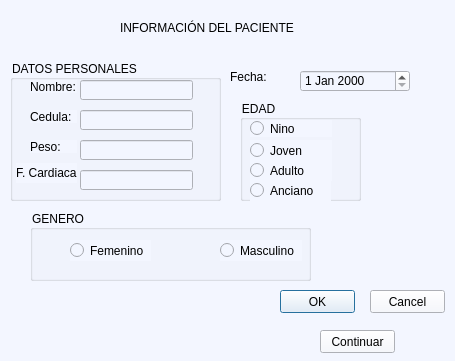
<?xml version="1.0" encoding="UTF-8"?>
<ui version="4.0">
 <class>Dialog</class>
 <widget class="QDialog" name="Dialog">
  <property name="geometry">
   <rect>
    <x>0</x>
    <y>0</y>
    <width>455</width>
    <height>361</height>
   </rect>
  </property>
  <property name="windowTitle">
   <string>Informacion del paciente</string>
  </property>
  <property name="accessibleName">
   <string>Informacion del paciente</string>
  </property>
  <property name="styleSheet">
   <string notr="true">background-color: rgb(243, 246, 255);</string>
  </property>
  <property name="windowFilePath">
   <string/>
  </property>
  <widget class="QLabel" name="label">
   <property name="geometry">
    <rect>
     <x>120</x>
     <y>20</y>
     <width>241</width>
     <height>16</height>
    </rect>
   </property>
   <property name="styleSheet">
    <string notr="true">font: 10pt &quot;Arial&quot;;</string>
   </property>
   <property name="text">
    <string>INFORMACIÓN DEL PACIENTE</string>
   </property>
  </widget>
  <widget class="QGroupBox" name="nino">
   <property name="geometry">
    <rect>
     <x>240</x>
     <y>100</y>
     <width>121</width>
     <height>101</height>
    </rect>
   </property>
   <property name="title">
    <string>EDAD</string>
   </property>
   <widget class="QRadioButton" name="anciano">
    <property name="geometry">
     <rect>
      <x>10</x>
      <y>80</y>
      <width>81</width>
      <height>21</height>
     </rect>
    </property>
    <property name="text">
     <string>Anciano</string>
    </property>
   </widget>
   <widget class="QRadioButton" name="infante">
    <property name="geometry">
     <rect>
      <x>10</x>
      <y>20</y>
      <width>82</width>
      <height>17</height>
     </rect>
    </property>
    <property name="text">
     <string>Nino</string>
    </property>
   </widget>
   <widget class="QRadioButton" name="joven">
    <property name="geometry">
     <rect>
      <x>10</x>
      <y>40</y>
      <width>82</width>
      <height>21</height>
     </rect>
    </property>
    <property name="text">
     <string>Joven</string>
    </property>
   </widget>
   <widget class="QRadioButton" name="adulto">
    <property name="geometry">
     <rect>
      <x>10</x>
      <y>60</y>
      <width>82</width>
      <height>21</height>
     </rect>
    </property>
    <property name="text">
     <string>Adulto</string>
    </property>
   </widget>
  </widget>
  <widget class="QGroupBox" name="groupBox">
   <property name="geometry">
    <rect>
     <x>30</x>
     <y>210</y>
     <width>281</width>
     <height>71</height>
    </rect>
   </property>
   <property name="title">
    <string>GENERO</string>
   </property>
   <widget class="QRadioButton" name="femenino">
    <property name="geometry">
     <rect>
      <x>40</x>
      <y>30</y>
      <width>81</width>
      <height>21</height>
     </rect>
    </property>
    <property name="text">
     <string>Femenino</string>
    </property>
   </widget>
   <widget class="QRadioButton" name="masculino">
    <property name="geometry">
     <rect>
      <x>190</x>
      <y>30</y>
      <width>82</width>
      <height>21</height>
     </rect>
    </property>
    <property name="text">
     <string>Masculino</string>
    </property>
   </widget>
  </widget>
  <widget class="QGroupBox" name="groupBox_2">
   <property name="geometry">
    <rect>
     <x>10</x>
     <y>60</y>
     <width>211</width>
     <height>141</height>
    </rect>
   </property>
   <property name="title">
    <string>DATOS PERSONALES</string>
   </property>
   <widget class="QLabel" name="nombre_2">
    <property name="geometry">
     <rect>
      <x>20</x>
      <y>20</y>
      <width>47</width>
      <height>13</height>
     </rect>
    </property>
    <property name="text">
     <string>Nombre:</string>
    </property>
   </widget>
   <widget class="QLineEdit" name="pnombre">
    <property name="geometry">
     <rect>
      <x>70</x>
      <y>20</y>
      <width>113</width>
      <height>20</height>
     </rect>
    </property>
   </widget>
   <widget class="QLabel" name="cedula_2">
    <property name="geometry">
     <rect>
      <x>20</x>
      <y>50</y>
      <width>47</width>
      <height>13</height>
     </rect>
    </property>
    <property name="text">
     <string>Cedula:</string>
    </property>
   </widget>
   <widget class="QLineEdit" name="pcedula">
    <property name="geometry">
     <rect>
      <x>70</x>
      <y>50</y>
      <width>113</width>
      <height>20</height>
     </rect>
    </property>
   </widget>
   <widget class="QLabel" name="label_2">
    <property name="geometry">
     <rect>
      <x>20</x>
      <y>80</y>
      <width>47</width>
      <height>13</height>
     </rect>
    </property>
    <property name="text">
     <string>Peso:</string>
    </property>
   </widget>
   <widget class="QLineEdit" name="peso">
    <property name="geometry">
     <rect>
      <x>70</x>
      <y>80</y>
      <width>113</width>
      <height>20</height>
     </rect>
    </property>
   </widget>
   <widget class="QLabel" name="label_3">
    <property name="geometry">
     <rect>
      <x>6</x>
      <y>103</y>
      <width>61</width>
      <height>20</height>
     </rect>
    </property>
    <property name="text">
     <string>F. Cardiaca:</string>
    </property>
   </widget>
   <widget class="QLineEdit" name="fc">
    <property name="geometry">
     <rect>
      <x>70</x>
      <y>110</y>
      <width>113</width>
      <height>20</height>
     </rect>
    </property>
   </widget>
  </widget>
  <widget class="QPushButton" name="ok">
   <property name="geometry">
    <rect>
     <x>280</x>
     <y>290</y>
     <width>75</width>
     <height>23</height>
    </rect>
   </property>
   <property name="text">
    <string>OK</string>
   </property>
  </widget>
  <widget class="QPushButton" name="cancel">
   <property name="geometry">
    <rect>
     <x>370</x>
     <y>290</y>
     <width>75</width>
     <height>23</height>
    </rect>
   </property>
   <property name="text">
    <string>Cancel</string>
   </property>
  </widget>
  <widget class="QDateEdit" name="Fecha">
   <property name="geometry">
    <rect>
     <x>300</x>
     <y>70</y>
     <width>110</width>
     <height>22</height>
    </rect>
   </property>
  </widget>
  <widget class="QLabel" name="label_4">
   <property name="geometry">
    <rect>
     <x>230</x>
     <y>70</y>
     <width>47</width>
     <height>13</height>
    </rect>
   </property>
   <property name="text">
    <string>Fecha:</string>
   </property>
  </widget>
  <widget class="QLabel" name="mensaje">
   <property name="geometry">
    <rect>
     <x>20</x>
     <y>299</y>
     <width>221</width>
     <height>51</height>
    </rect>
   </property>
   <property name="text">
    <string/>
   </property>
  </widget>
  <widget class="QPushButton" name="continuar">
   <property name="geometry">
    <rect>
     <x>320</x>
     <y>330</y>
     <width>75</width>
     <height>23</height>
    </rect>
   </property>
   <property name="text">
    <string>Continuar</string>
   </property>
  </widget>
  <widget class="QLabel" name="label_5">
   <property name="geometry">
    <rect>
     <x>360</x>
     <y>10</y>
     <width>51</width>
     <height>41</height>
    </rect>
   </property>
   <property name="text">
    <string/>
   </property>
   <property name="pixmap">
    <pixmap>lungs-2803208_960_720.png</pixmap>
   </property>
   <property name="scaledContents">
    <bool>true</bool>
   </property>
   <property name="wordWrap">
    <bool>true</bool>
   </property>
  </widget>
 </widget>
 <tabstops>
  <tabstop>pnombre</tabstop>
  <tabstop>pcedula</tabstop>
  <tabstop>peso</tabstop>
  <tabstop>fc</tabstop>
  <tabstop>femenino</tabstop>
  <tabstop>masculino</tabstop>
  <tabstop>infante</tabstop>
  <tabstop>joven</tabstop>
  <tabstop>adulto</tabstop>
  <tabstop>anciano</tabstop>
  <tabstop>ok</tabstop>
  <tabstop>cancel</tabstop>
  <tabstop>continuar</tabstop>
  <tabstop>Fecha</tabstop>
 </tabstops>
 <resources/>
 <connections>
  <connection>
   <sender>cancel</sender>
   <signal>clicked()</signal>
   <receiver>Dialog</receiver>
   <slot>close()</slot>
   <hints>
    <hint type="sourcelabel">
     <x>394</x>
     <y>302</y>
    </hint>
    <hint type="destinationlabel">
     <x>399</x>
     <y>377</y>
    </hint>
   </hints>
  </connection>
  <connection>
   <sender>cancel</sender>
   <signal>clicked()</signal>
   <receiver>fc</receiver>
   <slot>clear()</slot>
   <hints>
    <hint type="sourcelabel">
     <x>399</x>
     <y>290</y>
    </hint>
    <hint type="destinationlabel">
     <x>186</x>
     <y>180</y>
    </hint>
   </hints>
  </connection>
  <connection>
   <sender>cancel</sender>
   <signal>clicked()</signal>
   <receiver>peso</receiver>
   <slot>clear()</slot>
   <hints>
    <hint type="sourcelabel">
     <x>406</x>
     <y>297</y>
    </hint>
    <hint type="destinationlabel">
     <x>186</x>
     <y>148</y>
    </hint>
   </hints>
  </connection>
  <connection>
   <sender>cancel</sender>
   <signal>clicked()</signal>
   <receiver>pcedula</receiver>
   <slot>clear()</slot>
   <hints>
    <hint type="sourcelabel">
     <x>415</x>
     <y>302</y>
    </hint>
    <hint type="destinationlabel">
     <x>183</x>
     <y>117</y>
    </hint>
   </hints>
  </connection>
  <connection>
   <sender>cancel</sender>
   <signal>clicked()</signal>
   <receiver>pnombre</receiver>
   <slot>clear()</slot>
   <hints>
    <hint type="sourcelabel">
     <x>430</x>
     <y>302</y>
    </hint>
    <hint type="destinationlabel">
     <x>188</x>
     <y>92</y>
    </hint>
   </hints>
  </connection>
  <connection>
   <sender>continuar</sender>
   <signal>clicked()</signal>
   <receiver>Dialog</receiver>
   <slot>close()</slot>
   <hints>
    <hint type="sourcelabel">
     <x>340</x>
     <y>337</y>
    </hint>
    <hint type="destinationlabel">
     <x>244</x>
     <y>333</y>
    </hint>
   </hints>
  </connection>
  <connection>
   <sender>cancel</sender>
   <signal>clicked(bool)</signal>
   <receiver>Dialog</receiver>
   <slot>close()</slot>
   <hints>
    <hint type="sourcelabel">
     <x>376</x>
     <y>295</y>
    </hint>
    <hint type="destinationlabel">
     <x>360</x>
     <y>241</y>
    </hint>
   </hints>
  </connection>
  <connection>
   <sender>continuar</sender>
   <signal>clicked()</signal>
   <receiver>pnombre</receiver>
   <slot>clear()</slot>
   <hints>
    <hint type="sourcelabel">
     <x>358</x>
     <y>343</y>
    </hint>
    <hint type="destinationlabel">
     <x>172</x>
     <y>86</y>
    </hint>
   </hints>
  </connection>
  <connection>
   <sender>continuar</sender>
   <signal>clicked()</signal>
   <receiver>pcedula</receiver>
   <slot>clear()</slot>
   <hints>
    <hint type="sourcelabel">
     <x>366</x>
     <y>339</y>
    </hint>
    <hint type="destinationlabel">
     <x>158</x>
     <y>112</y>
    </hint>
   </hints>
  </connection>
  <connection>
   <sender>continuar</sender>
   <signal>clicked()</signal>
   <receiver>peso</receiver>
   <slot>clear()</slot>
   <hints>
    <hint type="sourcelabel">
     <x>384</x>
     <y>341</y>
    </hint>
    <hint type="destinationlabel">
     <x>176</x>
     <y>151</y>
    </hint>
   </hints>
  </connection>
  <connection>
   <sender>continuar</sender>
   <signal>clicked()</signal>
   <receiver>fc</receiver>
   <slot>clear()</slot>
   <hints>
    <hint type="sourcelabel">
     <x>343</x>
     <y>344</y>
    </hint>
    <hint type="destinationlabel">
     <x>175</x>
     <y>183</y>
    </hint>
   </hints>
  </connection>
 </connections>
</ui>
